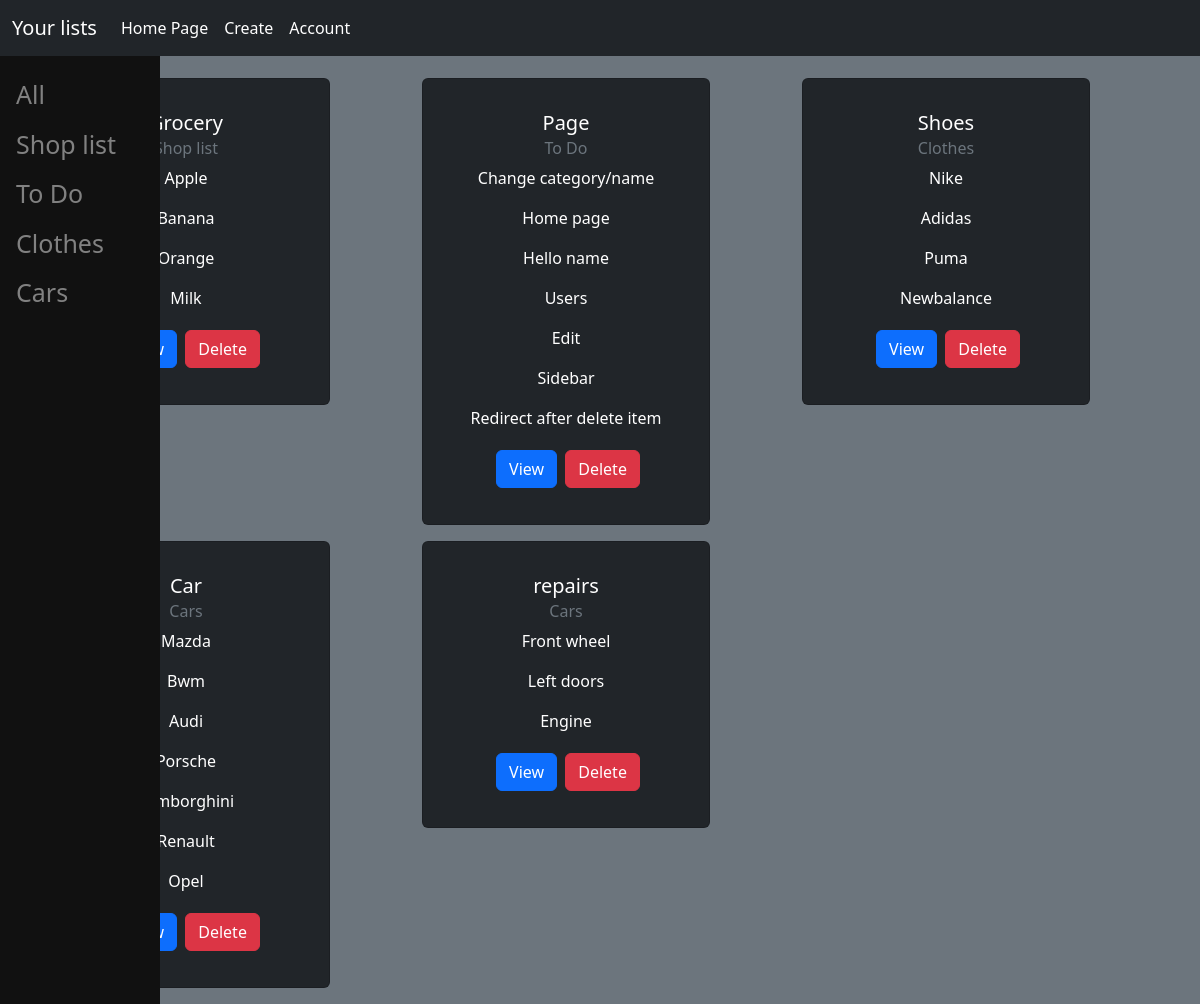
Before: / with the older database file.
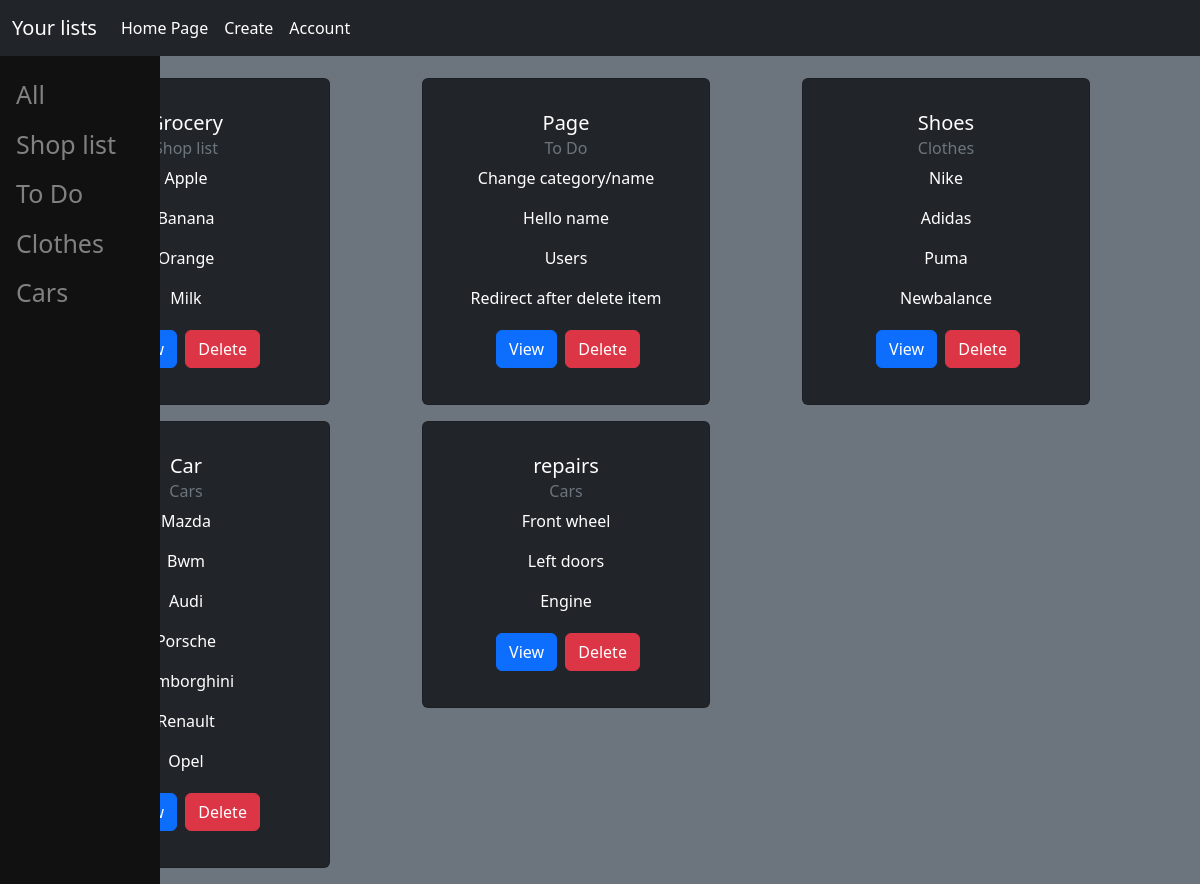
After: the same page with the newer database file.
### lists/models.py (models this page shows, shortened)
class Category(models.Model):
    name = models.CharField(max_length=50, null=False, blank=False)

class List(models.Model):
    category = models.ForeignKey(Category, on_delete=models.SET_NULL, null=True, blank=True)
    name = models.CharField(max_length=50, null=False)

class Item(models.Model):
    lists = models.ForeignKey(List, on_delete=models.SET_NULL, null=True, blank=True)
    name = models.CharField(max_length=100, null=False)
    complete = models.BooleanField()
    def __str__(self):
        return self.name

### lists/views.py (the view)
# urls.py: path("", views.lists, name="lists"),
def lists(request):
    category = request.GET.get('category')
    if category is None:
        all_lists = List.objects.all()
    else:
        all_lists = List.objects.filter(category__name=category)
    categories = Category.objects.all()
    context = {"categories": categories, "all_lists": all_lists}
    return render(request, "lists/home.html", context)

### lists/templates/lists/home.html (shortened to what this page needs)
<!DOCTYPE html>
<html lang="en">
<head>
    <link href="https://cdn.jsdelivr.net/npm/bootstrap@5.2.3/dist/css/bootstrap.min.css" rel="stylesheet"
>
</head>
<body class="mb-2 bg-secondary text-white">
    <nav class="navbar fixed-top navbar-expand-lg navbar-dark bg-dark">
        <div class="container-fluid">
            <a class="navbar-brand">Your lists</a>
        <div class="collapse navbar-collapse" id="navbarText">
        <ul class="navbar-nav me-auto mb-2 mb-lg-0">
            <li class="nav-item">
                <a class="nav-link active" href="{% url 'lists' %}">Home Page</a>
            </li>
            <li class="nav-item">
                <a class="nav-link active" href="{% url 'create' %}">Create</a>
            </li>
            <li class="nav-item">
                <a class="nav-link active" href="{% url 'account' %}">Account</a>
            </li>
        </ul>
        </div>
        </div>
    </nav>
    <div class="sidenav">
        <a href="{% url 'lists' %}">All</a>
        {% for category in categories %}
            {% if category.list_set.count > 0 %}
                <a href="{% url 'lists' %}?category={{category.name}}">{{category.name}}</a>
            {% endif %}
        {% endfor %}
    </div>
    <div class="container text-center" style="padding-top:70px;">
        <div class="row">
            {% for list in all_lists %}
                <div class="col-md-4">
                    <div class="card my-2 text-bg-dark p-3" style="width: 18rem;">
                        <div class="card-body">
                            <h5 class="card-title">{{list.name}}</h5>
                                <h6 class="card-subtitle mb-2 text-muted">{{list.category.name}}</h6>
                                    {% for item in list.item_set.all %}
                                        <p class="card-text m_title" >{{item}}</p>
                                    {% endfor %}
                            <a href="{% url 'view' list.id %}" class="btn btn-primary m-1">View</a>
                            <a href="{% url 'delete-list' list.id %}" name="deleteList" type="button" class="btn btn-danger">Delete</a>
                        </div>
                    </div>
                </div>
                    {% empty %}
                    <h3>No lists...</h3>
                    {% endfor %}
         </div>
        </div>
</body>
</html>

Changed rows visible on the page:
removed Item: name "home page", shown under List "Page"
removed Item: name "edit", shown under List "Page"
removed Item: name "sidebar", shown under List "Page"
